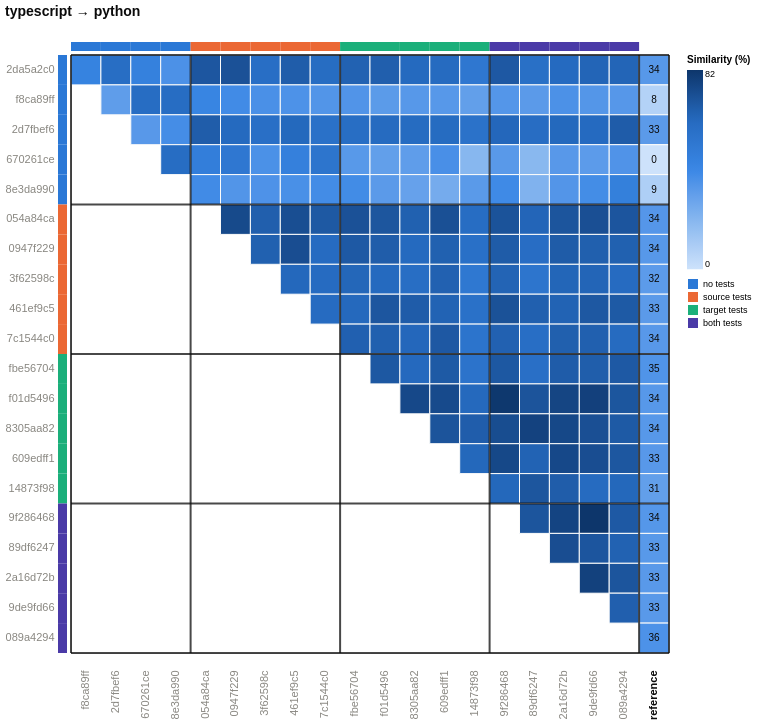

Vega-Lite specification for this chart:
### Vega-Lite specification from a JSON file in a GitHub repository (floating-point values rounded to 4 significant figures; data arrays with more than 128 entries replaced by an {"elided": "..."} marker saying what was removed)
{"config": {"view": {"continuousWidth": 300, "continuousHeight": 300}, "axis": {"labelAngle": -45}, "axisX": {"labelAngle": -37.5}}, "layer": [{"data": {"name": "data-28cff9cad55b266df90f5dbd6c0373dc"}, "mark": {"type": "rect", "stroke": "#fcfcfb", "strokeWidth": 1}, "encoding": {"color": {"field": "similarity_pct", "legend": {"gradientLength": 199.3, "labelFontSize": 9, "titleFontSize": 10}, "scale": {"domain": [0.0, 82.05], "range": ["#cde2fb", "#86b6ef", "#3987e5", "#256abf", "#0d366b"]}, "title": "Similarity (%)", "type": "quantitative"}, "x": {"axis": {"domain": false, "labelAngle": -90, "labelColor": {"expr": "datum.label === 'reference' ? '#0b0b0b' : '#898781'"}, "labelFontSize": 11, "labelFontWeight": {"expr": "datum.label === 'reference' ? 'bold' : 'normal'"}, "labelPadding": 17, "ticks": false}, "field": "port_a", "scale": {"domain": ["f8ca89ff", "2d7fbef6", "670261ce", "8e3da990", "054a84ca", "0947f229", "3f62598c", "461ef9c5", "7c1544c0", "fbe56704", "f01d5496", "8305aa82", "609edff1", "14873f98", "9f286468", "89df6247", "2a16d72b", "9de9fd66", "089a4294", "reference"]}, "title": null, "type": "nominal"}, "y": {"axis": {"domain": false, "labelColor": {"expr": "datum.label === 'reference' ? '#0b0b0b' : '#898781'"}, "labelFontSize": 11, "labelFontWeight": {"expr": "datum.label === 'reference' ? 'bold' : 'normal'"}, "labelPadding": 17, "ticks": false, "labelAngle": 0}, "field": "port_b", "scale": {"domain": ["2da5a2c0", "f8ca89ff", "2d7fbef6", "670261ce", "8e3da990", "054a84ca", "0947f229", "3f62598c", "461ef9c5", "7c1544c0", "fbe56704", "f01d5496", "8305aa82", "609edff1", "14873f98", "9f286468", "89df6247", "2a16d72b", "9de9fd66", "089a4294"]}, "title": null, "type": "nominal"}}}, {"data": {"name": "data-b54169bf2733b36630cb46e162e60ef2"}, "mark": {"type": "rect"}, "encoding": {"color": {"field": "condition", "legend": {"labelFontSize": 9, "symbolType": "square", "title": null}, "scale": {"domain": ["no tests", "source tests", "target tests", "both tests"], "range": ["#2a78d6", "#eb6834", "#1baf7a", "#4a3aa7"]}, "type": "nominal"}, "x": {"axis": {"domain": false, "labelAngle": -90, "labelColor": {"expr": "datum.label === 'reference' ? '#0b0b0b' : '#898781'"}, "labelFontSize": 11, "labelFontWeight": {"expr": "datum.label === 'reference' ? 'bold' : 'normal'"}, "labelPadding": 17, "ticks": false}, "field": "port", "scale": {"domain": ["f8ca89ff", "2d7fbef6", "670261ce", "8e3da990", "054a84ca", "0947f229", "3f62598c", "461ef9c5", "7c1544c0", "fbe56704", "f01d5496", "8305aa82", "609edff1", "14873f98", "9f286468", "89df6247", "2a16d72b", "9de9fd66", "089a4294", "reference"]}, "title": null, "type": "nominal"}, "y": {"value": -13}, "y2": {"value": -4}}}, {"data": {"name": "data-936e38fabab3f05ddd28d48856a734ac"}, "mark": {"type": "rect"}, "encoding": {"color": {"field": "condition", "legend": null, "scale": {"domain": ["no tests", "source tests", "target tests", "both tests"], "range": ["#2a78d6", "#eb6834", "#1baf7a", "#4a3aa7"]}, "type": "nominal"}, "x": {"value": -13}, "x2": {"value": -4}, "y": {"axis": {"domain": false, "labelColor": {"expr": "datum.label === 'reference' ? '#0b0b0b' : '#898781'"}, "labelFontSize": 11, "labelFontWeight": {"expr": "datum.label === 'reference' ? 'bold' : 'normal'"}, "labelPadding": 17, "ticks": false, "labelAngle": 0}, "field": "port", "scale": {"domain": ["2da5a2c0", "f8ca89ff", "2d7fbef6", "670261ce", "8e3da990", "054a84ca", "0947f229", "3f62598c", "461ef9c5", "7c1544c0", "fbe56704", "f01d5496", "8305aa82", "609edff1", "14873f98", "9f286468", "89df6247", "2a16d72b", "9de9fd66", "089a4294"]}, "title": null, "type": "nominal"}}}, {"data": {"name": "data-10ad6df9fceeb8fb68299975e174b3b0"}, "mark": {"type": "text", "color": "#0b0b0b", "fontSize": 10}, "encoding": {"text": {"field": "similarity_pct", "format": ".0f", "type": "quantitative"}, "x": {"axis": {"domain": false, "labelAngle": -90, "labelColor": {"expr": "datum.label === 'reference' ? '#0b0b0b' : '#898781'"}, "labelFontSize": 11, "labelFontWeight": {"expr": "datum.label === 'reference' ? 'bold' : 'normal'"}, "labelPadding": 17, "ticks": false}, "field": "port_a", "scale": {"domain": ["f8ca89ff", "2d7fbef6", "670261ce", "8e3da990", "054a84ca", "0947f229", "3f62598c", "461ef9c5", "7c1544c0", "fbe56704", "f01d5496", "8305aa82", "609edff1", "14873f98", "9f286468", "89df6247", "2a16d72b", "9de9fd66", "089a4294", "reference"]}, "title": null, "type": "nominal"}, "y": {"axis": {"domain": false, "labelColor": {"expr": "datum.label === 'reference' ? '#0b0b0b' : '#898781'"}, "labelFontSize": 11, "labelFontWeight": {"expr": "datum.label === 'reference' ? 'bold' : 'normal'"}, "labelPadding": 17, "ticks": false, "labelAngle": 0}, "field": "port_b", "scale": {"domain": ["2da5a2c0", "f8ca89ff", "2d7fbef6", "670261ce", "8e3da990", "054a84ca", "0947f229", "3f62598c", "461ef9c5", "7c1544c0", "fbe56704", "f01d5496", "8305aa82", "609edff1", "14873f98", "9f286468", "89df6247", "2a16d72b", "9de9fd66", "089a4294"]}, "title": null, "type": "nominal"}}}, {"data": {"name": "data-1f38d9b551839578f5e3e43064192fd3"}, "mark": {"type": "rule", "color": "#0b0b0b", "opacity": 0.75, "strokeWidth": 2}, "encoding": {"x": {"bandPosition": 0, "field": "port", "scale": {"domain": ["f8ca89ff", "2d7fbef6", "670261ce", "8e3da990", "054a84ca", "0947f229", "3f62598c", "461ef9c5", "7c1544c0", "fbe56704", "f01d5496", "8305aa82", "609edff1", "14873f98", "9f286468", "89df6247", "2a16d72b", "9de9fd66", "089a4294", "reference"]}, "type": "nominal"}}}, {"data": {"name": "data-0095387c21554dc7fd58c9569b886ec5"}, "mark": {"type": "rule", "color": "#0b0b0b", "opacity": 0.75, "strokeWidth": 2}, "encoding": {"y": {"bandPosition": 0, "field": "port", "scale": {"domain": ["2da5a2c0", "f8ca89ff", "2d7fbef6", "670261ce", "8e3da990", "054a84ca", "0947f229", "3f62598c", "461ef9c5", "7c1544c0", "fbe56704", "f01d5496", "8305aa82", "609edff1", "14873f98", "9f286468", "89df6247", "2a16d72b", "9de9fd66", "089a4294"]}, "type": "nominal"}}}, {"data": {"name": "data-419c3610764c394fccfb17419b5b63cb"}, "mark": {"type": "rule", "color": "#0b0b0b", "opacity": 0.75, "strokeWidth": 2}, "encoding": {"x": {"bandPosition": 1, "field": "port", "scale": {"domain": ["f8ca89ff", "2d7fbef6", "670261ce", "8e3da990", "054a84ca", "0947f229", "3f62598c", "461ef9c5", "7c1544c0", "fbe56704", "f01d5496", "8305aa82", "609edff1", "14873f98", "9f286468", "89df6247", "2a16d72b", "9de9fd66", "089a4294", "reference"]}, "type": "nominal"}}}, {"data": {"name": "data-68824a9eae53c11850caebba91dbb0e8"}, "mark": {"type": "rule", "color": "#0b0b0b", "opacity": 0.75, "strokeWidth": 2}, "encoding": {"y": {"bandPosition": 1, "field": "port", "scale": {"domain": ["2da5a2c0", "f8ca89ff", "2d7fbef6", "670261ce", "8e3da990", "054a84ca", "0947f229", "3f62598c", "461ef9c5", "7c1544c0", "fbe56704", "f01d5496", "8305aa82", "609edff1", "14873f98", "9f286468", "89df6247", "2a16d72b", "9de9fd66", "089a4294"]}, "type": "nominal"}}}], "height": 598, "resolve": {"scale": {"color": "independent"}}, "title": {"text": "typescript → python", "anchor": "start", "color": "#0b0b0b", "fontSize": 14, "offset": 23, "subtitleFontSize": 10}, "width": 598, "$schema": "https://vega.github.io/schema/vega-lite/v6.4.1.json", "datasets": {"data-28cff9cad55b266df90f5dbd6c0373dc": {"elided": "210 records"}, "data-b54169bf2733b36630cb46e162e60ef2": [{"port": "f8ca89ff", "condition": "no tests"}, {"port": "2d7fbef6", "condition": "no tests"}, {"port": "670261ce", "condition": "no tests"}, {"port": "8e3da990", "condition": "no tests"}, {"port": "054a84ca", "condition": "source tests"}, {"port": "0947f229", "condition": "source tests"}, {"port": "3f62598c", "condition": "source tests"}, {"port": "461ef9c5", "condition": "source tests"}, {"port": "7c1544c0", "condition": "source tests"}, {"port": "fbe56704", "condition": "target tests"}, {"port": "f01d5496", "condition": "target tests"}, {"port": "8305aa82", "condition": "target tests"}, {"port": "609edff1", "condition": "target tests"}, {"port": "14873f98", "condition": "target tests"}, {"port": "9f286468", "condition": "both tests"}, {"port": "89df6247", "condition": "both tests"}, {"port": "2a16d72b", "condition": "both tests"}, {"port": "9de9fd66", "condition": "both tests"}, {"port": "089a4294", "condition": "both tests"}], "data-936e38fabab3f05ddd28d48856a734ac": [{"port": "2da5a2c0", "condition": "no tests"}, {"port": "f8ca89ff", "condition": "no tests"}, {"port": "2d7fbef6", "condition": "no tests"}, {"port": "670261ce", "condition": "no tests"}, {"port": "8e3da990", "condition": "no tests"}, {"port": "054a84ca", "condition": "source tests"}, {"port": "0947f229", "condition": "source tests"}, {"port": "3f62598c", "condition": "source tests"}, {"port": "461ef9c5", "condition": "source tests"}, {"port": "7c1544c0", "condition": "source tests"}, {"port": "fbe56704", "condition": "target tests"}, {"port": "f01d5496", "condition": "target tests"}, {"port": "8305aa82", "condition": "target tests"}, {"port": "609edff1", "condition": "target tests"}, {"port": "14873f98", "condition": "target tests"}, {"port": "9f286468", "condition": "both tests"}, {"port": "89df6247", "condition": "both tests"}, {"port": "2a16d72b", "condition": "both tests"}, {"port": "9de9fd66", "condition": "both tests"}, {"port": "089a4294", "condition": "both tests"}], "data-10ad6df9fceeb8fb68299975e174b3b0": [{"port_a": "reference", "port_b": "2da5a2c0", "condition_a": "reference", "condition_b": "no tests", "half": "colour", "similarity_pct": 33.72}, {"port_a": "reference", "port_b": "f8ca89ff", "condition_a": "reference", "condition_b": "no tests", "half": "colour", "similarity_pct": 7.509}, {"port_a": "reference", "port_b": "2d7fbef6", "condition_a": "reference", "condition_b": "no tests", "half": "colour", "similarity_pct": 32.69}, {"port_a": "reference", "port_b": "670261ce", "condition_a": "reference", "condition_b": "no tests", "half": "colour", "similarity_pct": 0.0}, {"port_a": "reference", "port_b": "8e3da990", "condition_a": "reference", "condition_b": "no tests", "half": "colour", "similarity_pct": 9.066}, {"port_a": "reference", "port_b": "054a84ca", "condition_a": "reference", "condition_b": "source tests", "half": "colour", "similarity_pct": 34.3}, {"port_a": "reference", "port_b": "0947f229", "condition_a": "reference", "condition_b": "source tests", "half": "colour", "similarity_pct": 33.8}, {"port_a": "reference", "port_b": "3f62598c", "condition_a": "reference", "condition_b": "source tests", "half": "colour", "similarity_pct": 32.35}, {"port_a": "reference", "port_b": "461ef9c5", "condition_a": "reference", "condition_b": "source tests", "half": "colour", "similarity_pct": 32.58}, {"port_a": "reference", "port_b": "7c1544c0", "condition_a": "reference", "condition_b": "source tests", "half": "colour", "similarity_pct": 33.54}, {"port_a": "reference", "port_b": "fbe56704", "condition_a": "reference", "condition_b": "target tests", "half": "colour", "similarity_pct": 35.42}, {"port_a": "reference", "port_b": "f01d5496", "condition_a": "reference", "condition_b": "target tests", "half": "colour", "similarity_pct": 33.62}, {"port_a": "reference", "port_b": "8305aa82", "condition_a": "reference", "condition_b": "target tests", "half": "colour", "similarity_pct": 33.68}, {"port_a": "reference", "port_b": "609edff1", "condition_a": "reference", "condition_b": "target tests", "half": "colour", "similarity_pct": 33.43}, {"port_a": "reference", "port_b": "14873f98", "condition_a": "reference", "condition_b": "target tests", "half": "colour", "similarity_pct": 30.62}, {"port_a": "reference", "port_b": "9f286468", "condition_a": "reference", "condition_b": "both tests", "half": "colour", "similarity_pct": 34.25}, {"port_a": "reference", "port_b": "89df6247", "condition_a": "reference", "condition_b": "both tests", "half": "colour", "similarity_pct": 33.37}, {"port_a": "reference", "port_b": "2a16d72b", "condition_a": "reference", "condition_b": "both tests", "half": "colour", "similarity_pct": 33.22}, {"port_a": "reference", "port_b": "9de9fd66", "condition_a": "reference", "condition_b": "both tests", "half": "colour", "similarity_pct": 33.2}, {"port_a": "reference", "port_b": "089a4294", "condition_a": "reference", "condition_b": "both tests", "half": "colour", "similarity_pct": 36.28}], "data-1f38d9b551839578f5e3e43064192fd3": [{"port": "f8ca89ff", "condition": "no tests"}, {"port": "054a84ca", "condition": "source tests"}, {"port": "fbe56704", "condition": "target tests"}, {"port": "9f286468", "condition": "both tests"}, {"port": "reference", "condition": "reference"}], "data-0095387c21554dc7fd58c9569b886ec5": [{"port": "2da5a2c0", "condition": "no tests"}, {"port": "054a84ca", "condition": "source tests"}, {"port": "fbe56704", "condition": "target tests"}, {"port": "9f286468", "condition": "both tests"}], "data-419c3610764c394fccfb17419b5b63cb": [{"port": "reference"}], "data-68824a9eae53c11850caebba91dbb0e8": [{"port": "089a4294"}]}}
